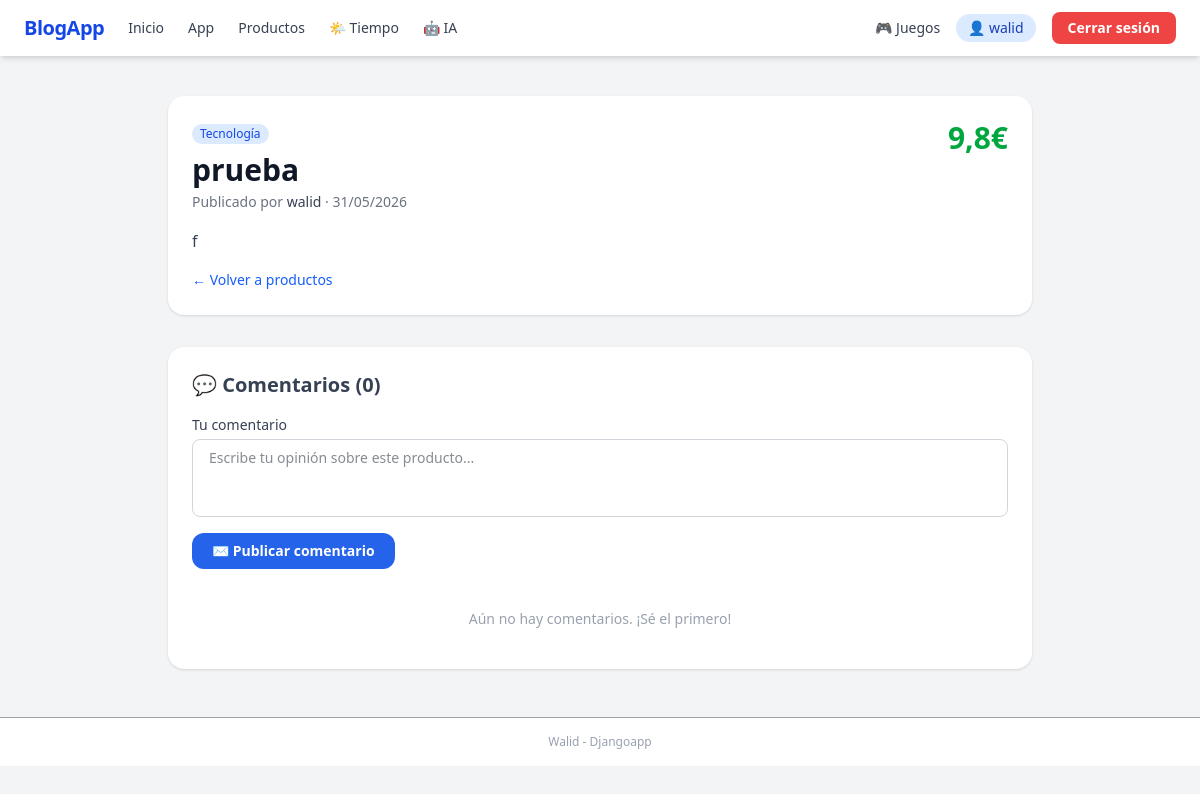
Before: /products/6/ (signed in) with the older database file.
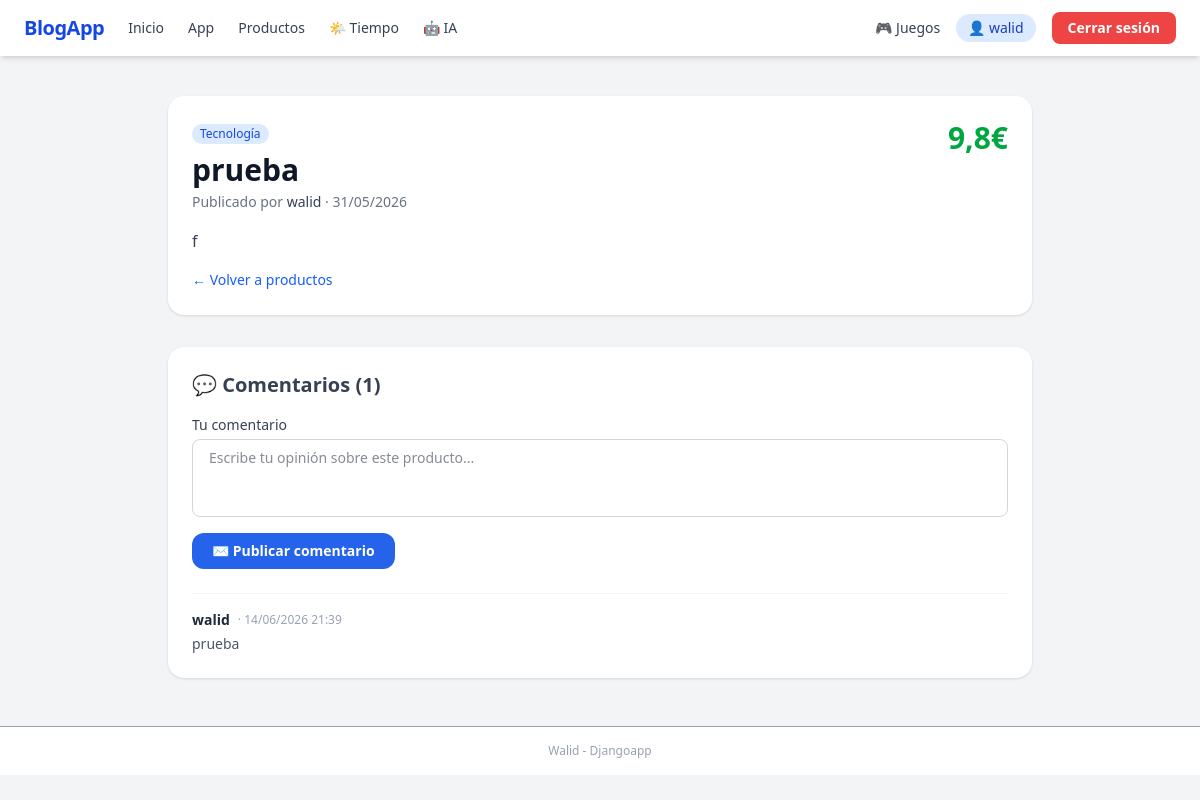
After: the same page with the newer database file.
### comments/models.py (models this page shows, shortened)
class Comment(models.Model):
    product = models.ForeignKey(Product, on_delete=models.CASCADE, related_name='comments')
    author = models.ForeignKey(User, on_delete=models.CASCADE)
    text = models.TextField(max_length=1000)
    created_at = models.DateTimeField(auto_now_add=True)

### djangoapp/views.py (the view)
# urls.py: path('products/<int:pk>/', views.product_detail, name='product_detail'),      # NUEVO
@login_required(login_url="/users/login/")
def product_detail(request, pk):
    from .models import Product
    product = Product.objects.get(pk=pk)
    comments = product.comments.all().order_by('-created_at')
    form = CommentForm()
    return render(request, 'djangoapp/product_detail.html', {
        'product': product,
        'comments': comments,
        'form': form,
    })

### comments/forms.py
class CommentForm(forms.ModelForm):
    class Meta:
        model = Comment
        fields = ['text']
        labels = {'text': 'Tu comentario'}
        widgets = {
            'text': forms.Textarea(attrs={
                'rows': 3,
                'placeholder': 'Escribe tu opinión sobre este producto...',
                'class': 'block w-full px-4 py-2 rounded-lg border border-gray-300 dark:border-gray-600 bg-white dark:bg-gray-700 text-gray-900 dark:text-gray-100 focus:outline-none focus:ring-2 focus:ring-blue-500 text-sm resize-none'
            }),
        }

### djangoapp/templates/djangoapp/product_detail.html (shortened to what this page needs)
{% extends "base.html" %}
{% block content %}
<div class="bg-white dark:bg-gray-800 rounded-2xl shadow p-6 mb-8">
    <div class="flex justify-between items-start flex-wrap gap-4">
        <div>
            <span class="text-xs bg-blue-100 text-blue-700 dark:bg-blue-900 dark:text-blue-200 px-2 py-0.5 rounded-full mb-2 inline-block">
                {{ product.get_category_display }}
            </span>
            <h1 class="text-3xl font-extrabold text-gray-900 dark:text-gray-100">{{ product.name }}</h1>
            <p class="text-gray-500 dark:text-gray-400 text-sm mt-1">
                Publicado por <span class="font-medium text-gray-700 dark:text-gray-300">{{ product.user }}</span>
                · {{ product.date_published|date:"d/m/Y" }}
            </p>
        </div>
        <span class="text-3xl font-extrabold text-green-600 dark:text-green-400">{{ product.price }}€</span>
    </div>
    <p class="text-gray-700 dark:text-gray-300 mt-4 leading-relaxed">{{ product.description }}</p>
    <a href="{% url 'djangoapp:products_list' %}"
        class="inline-block mt-4 text-sm text-blue-600 hover:underline">← Volver a productos</a>
</div>
<div class="bg-white dark:bg-gray-800 rounded-2xl shadow p-6">
    <h2 class="text-xl font-bold text-gray-700 dark:text-gray-200 mb-4">
        💬 Comentarios ({{ comments.count }})
    </h2>
    {% if user.is_authenticated %}
    <form action="{% url 'djangoapp:add_comment' product.pk %}" method="post" class="mb-6">
        {% for field in form %}
            <div class="mb-2">
                <label class="block text-sm font-medium text-gray-700 dark:text-gray-300 mb-1">
                    {{ field.label }}
                </label>
                {{ field }}
            </div>
        {% endfor %}
        <button type="submit"
            class="mt-2 px-5 py-2 rounded-xl text-sm font-semibold text-white transition hover:opacity-80"
            style="background-color:#2563eb;">
            ✉️ Publicar comentario
        </button>
    </form>
    {% else %}
    <p class="text-sm text-gray-500 mb-6">
        <a href="{% url 'users:login' %}?next={{ request.path }}" class="text-blue-600 hover:underline">
            Inicia sesión
        </a> para dejar un comentario.
    </p>
    {% endif %}
    {% for comment in comments %}
    <div class="border-t border-gray-100 dark:border-gray-700 pt-4 mt-4">
        <div class="flex items-center gap-2 mb-1">
            <span class="text-sm font-semibold text-gray-800 dark:text-gray-200">{{ comment.author.username }}</span>
            <span class="text-xs text-gray-400">· {{ comment.created_at|date:"d/m/Y H:i" }}</span>
        </div>
        <p class="text-gray-600 dark:text-gray-400 text-sm">{{ comment.text }}</p>
    </div>
    {% empty %}
    <p class="text-gray-400 text-sm text-center py-4">Aún no hay comentarios. ¡Sé el primero!</p>
    {% endfor %}
</div>
{% endblock %}

Changed rows visible on the page:
added Comment: author.username "walid", created_at "14/06/2026 21:39", text "prueba"
Other visible differences:
{{ comments.count }}: "0" → "1"
text no longer shown: "Aún no hay comentarios. ¡Sé el primero!"
